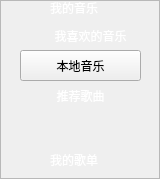
        <widget class="QFrame" name="frame_9">
         <property name="styleSheet">
          <string notr="true">#frame_9
{
	background-color: rgb(33, 33, 33);
}
</string>
         </property>
         <property name="frameShape">
          <enum>QFrame::StyledPanel</enum>
         </property>
         <property name="frameShadow">
          <enum>QFrame::Raised</enum>
         </property>
         <widget class="QLabel" name="label_19">
          <property name="geometry">
           <rect>
            <x>50</x>
            <y>0</y>
            <width>72</width>
            <height>15</height>
           </rect>
          </property>
          <property name="styleSheet">
           <string notr="true">color: rgb(255, 255, 255);
font: 11pt &quot;华文楷体&quot;;</string>
          </property>
          <property name="text">
           <string>我的音乐</string>
          </property>
         </widget>
         <widget class="QPushButton" name="btn_favor">
          <property name="geometry">
           <rect>
            <x>30</x>
            <y>20</y>
            <width>121</width>
            <height>31</height>
           </rect>
          </property>
          <property name="styleSheet">
           <string notr="true">#btn_favor
{
	border:none;
	font: 9pt &quot;华文楷体&quot;;
	color: rgb(255, 255, 255);
}
#btn_favor:hover
{
	font: 10pt;
	margin:2px;
}

#btn_favor:pressed
{
	font: 12px;
	margin:2px;
}</string>
          </property>
          <property name="text">
           <string>我喜欢的音乐</string>
          </property>
         </widget>
         <widget class="QPushButton" name="btn_file">
          <property name="geometry">
           <rect>
            <x>20</x>
            <y>50</y>
            <width>121</width>
            <height>31</height>
           </rect>
          </property>
          <property name="styleSheet">
           <string notr="true">#btn_file
{
	border:none;
	font: 9pt &quot;华文楷体&quot;;
	color: rgb(255, 255, 255);
}
#btn_file:hover
{
	font: 10pt;
	margin:2px;
}

#btn_file:pressed
{
	font: 12px;
	margin:2px;
}</string>
          </property>
          <property name="text">
           <string>本地音乐</string>
          </property>
         </widget>
         <widget class="QLabel" name="label_20">
          <property name="geometry">
           <rect>
            <x>10</x>
            <y>20</y>
            <width>31</width>
            <height>31</height>
           </rect>
          </property>
          <property name="styleSheet">
           <string notr="true">border-image: url(:/pushbottom/pushubottom/like.png);</string>
          </property>
          <property name="text">
           <string/>
          </property>
         </widget>
         <widget class="QLabel" name="label_21">
          <property name="geometry">
           <rect>
            <x>10</x>
            <y>50</y>
            <width>31</width>
            <height>31</height>
           </rect>
          </property>
          <property name="styleSheet">
           <string notr="true">border-image: url(:/pushbottom/pushubottom/file.png);</string>
          </property>
          <property name="text">
           <string/>
          </property>
         </widget>
         <widget class="QLabel" name="label_22">
          <property name="geometry">
           <rect>
            <x>50</x>
            <y>150</y>
            <width>72</width>
            <height>20</height>
           </rect>
          </property>
          <property name="styleSheet">
           <string notr="true">color: rgb(255, 255, 255);
font: 11pt &quot;华文楷体&quot;;</string>
          </property>
          <property name="text">
           <string>我的歌单</string>
          </property>
         </widget>
         <widget class="QPushButton" name="btn_rec">
          <property name="geometry">
           <rect>
            <x>20</x>
            <y>80</y>
            <width>121</width>
            <height>31</height>
           </rect>
          </property>
          <property name="styleSheet">
           <string notr="true">#btn_rec
{
	border:none;
	font: 9pt &quot;华文楷体&quot;;
	color: rgb(255, 255, 255);
}
#btn_rec:hover
{
	font: 10pt;
	margin:2px;
}

#btn_rec:pressed
{
	font: 12px;
	margin:2px;
}</string>
          </property>
          <property name="text">
           <string>推荐歌曲</string>
          </property>
         </widget>
         <widget class="QLabel" name="label_27">
          <property name="geometry">
           <rect>
            <x>10</x>
            <y>80</y>
            <width>31</width>
            <height>31</height>
           </rect>
          </property>
          <property name="styleSheet">
           <string notr="true">border-image: url(:/pushbottom/pushubottom/rec.png);</string>
          </property>
          <property name="text">
           <string/>
          </property>
         </widget>
        </widget>
